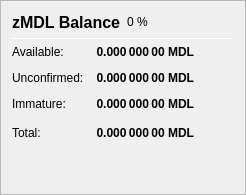
                   <widget class="QFrame" name="frame_ZerocoinBalances">
                    <property name="frameShape">
                     <enum>QFrame::StyledPanel</enum>
                    </property>
                    <property name="frameShadow">
                     <enum>QFrame::Raised</enum>
                    </property>
                    <layout class="QVBoxLayout" name="verticalLayout_7">
                     <item>
                      <layout class="QHBoxLayout" name="horizontalLayout_8" stretch="0,0,0">
                       <item>
                        <widget class="QLabel" name="label_5z_3">
                         <property name="minimumSize">
                          <size>
                           <width>0</width>
                           <height>20</height>
                          </size>
                         </property>
                         <property name="font">
                          <font>
                           <pointsize>12</pointsize>
                           <weight>75</weight>
                           <bold>true</bold>
                          </font>
                         </property>
                         <property name="text">
                          <string>zMDL Balance</string>
                         </property>
                        </widget>
                       </item>
                       <item>
                        <widget class="QLabel" name="labelzMDLPercent">
                         <property name="text">
                          <string notr="true">0 %</string>
                         </property>
                        </widget>
                       </item>
                       <item>
                        <spacer name="horizontalSpacer_11">
                         <property name="orientation">
                          <enum>Qt::Horizontal</enum>
                         </property>
                         <property name="sizeHint" stdset="0">
                          <size>
                           <width>40</width>
                           <height>20</height>
                          </size>
                         </property>
                        </spacer>
                       </item>
                      </layout>
                     </item>
                     <item>
                      <widget class="Line" name="line_ZerocoinBalance">
                       <property name="minimumSize">
                        <size>
                         <width>0</width>
                         <height>1</height>
                        </size>
                       </property>
                       <property name="maximumSize">
                        <size>
                         <width>16777215</width>
                         <height>1</height>
                        </size>
                       </property>
                       <property name="orientation">
                        <enum>Qt::Horizontal</enum>
                       </property>
                      </widget>
                     </item>
                     <item>
                      <layout class="QGridLayout" name="gridLayout_5">
                       <property name="spacing">
                        <number>12</number>
                       </property>
                       <item row="1" column="0">
                        <widget class="QLabel" name="labelzBalanceMatureText">
                         <property name="toolTip">
                          <string>Mature: more than 20 confirmation and more than 1 mint of the same denomination after it was minted.
These zMDL are spendable.</string>
                         </property>
                         <property name="text">
                          <string>Available:</string>
                         </property>
                        </widget>
                       </item>
                       <item row="1" column="1">
                        <widget class="QLabel" name="labelzBalanceMature">
                         <property name="font">
                          <font>
                           <weight>75</weight>
                           <bold>true</bold>
                          </font>
                         </property>
                         <property name="toolTip">
                          <string>Mature: more than 20 confirmation and more than 1 mint of the same denomination after it was minted.
These zMDL are spendable.</string>
                         </property>
                         <property name="text">
                          <string notr="true">0.000 000 00 MDL</string>
                         </property>
                         <property name="alignment">
                          <set>Qt::AlignRight|Qt::AlignTrailing|Qt::AlignVCenter</set>
                         </property>
                        </widget>
                       </item>
                       <item row="2" column="0">
                        <widget class="QLabel" name="labelzBalanceUnconfirmedText">
                         <property name="toolTip">
                          <string>Unconfirmed: less than 20 confirmations
Immature: confirmed, but less than 1 mint of the same denomination after it was minted</string>
                         </property>
                         <property name="text">
                          <string>Unconfirmed:</string>
                         </property>
                        </widget>
                       </item>
                       <item row="2" column="1">
                        <widget class="QLabel" name="labelzBalanceUnconfirmed">
                         <property name="font">
                          <font>
                           <weight>75</weight>
                           <bold>true</bold>
                          </font>
                         </property>
                         <property name="toolTip">
                          <string>Unconfirmed: less than 20 confirmations
Immature: confirmed, but less than 1 mint of the same denomination after it was minted</string>
                         </property>
                         <property name="text">
                          <string notr="true">0.000 000 00 MDL</string>
                         </property>
                         <property name="alignment">
                          <set>Qt::AlignRight|Qt::AlignTrailing|Qt::AlignVCenter</set>
                         </property>
                        </widget>
                       </item>
                       <item row="3" column="0">
                        <widget class="QLabel" name="labelzBalanceImmatureText">
                         <property name="toolTip">
                          <string>Unconfirmed: less than 20 confirmations
Immature: confirmed, but less than 1 mint of the same denomination after it was minted</string>
                         </property>
                         <property name="text">
                          <string>Immature:</string>
                         </property>
                        </widget>
                       </item>
                       <item row="3" column="1">
                        <widget class="QLabel" name="labelzBalanceImmature">
                         <property name="font">
                          <font>
                           <weight>75</weight>
                           <bold>true</bold>
                          </font>
                         </property>
                         <property name="toolTip">
                          <string>Unconfirmed: less than 20 confirmations
Immature: confirmed, but less than 1 mint of the same denomination after it was minted</string>
                         </property>
                         <property name="text">
                          <string notr="true">0.000 000 00 MDL</string>
                         </property>
                         <property name="alignment">
                          <set>Qt::AlignRight|Qt::AlignTrailing|Qt::AlignVCenter</set>
                         </property>
                        </widget>
                       </item>
                       <item row="4" column="0">
                        <widget class="QLabel" name="labelzBalanceText">
                         <property name="toolTip">
                          <string>Your current zMDL balance, unconfirmed and immature zMDL included.</string>
                         </property>
                         <property name="text">
                          <string>Total:</string>
                         </property>
                        </widget>
                       </item>
                       <item row="4" column="1">
                        <widget class="QLabel" name="labelzBalance">
                         <property name="font">
                          <font>
                           <weight>75</weight>
                           <bold>true</bold>
                          </font>
                         </property>
                         <property name="cursor">
                          <cursorShape>IBeamCursor</cursorShape>
                         </property>
                         <property name="toolTip">
                          <string>Your current zMDL balance, unconfirmed and immature zMDL included.</string>
                         </property>
                         <property name="text">
                          <string notr="true">0.000 000 00 MDL</string>
                         </property>
                         <property name="alignment">
                          <set>Qt::AlignRight|Qt::AlignTrailing|Qt::AlignVCenter</set>
                         </property>
                         <property name="textInteractionFlags">
                          <set>Qt::LinksAccessibleByMouse|Qt::TextSelectableByKeyboard|Qt::TextSelectableByMouse</set>
                         </property>
                        </widget>
                       </item>
                       <item row="4" column="2">
                        <spacer name="horizontalSpacer_4">
                         <property name="orientation">
                          <enum>Qt::Horizontal</enum>
                         </property>
                         <property name="sizeHint" stdset="0">
                          <size>
                           <width>40</width>
                           <height>20</height>
                          </size>
                         </property>
                        </spacer>
                       </item>
                      </layout>
                     </item>
                     <item>
                      <spacer name="verticalSpacer_4">
                       <property name="orientation">
                        <enum>Qt::Vertical</enum>
                       </property>
                       <property name="sizeHint" stdset="0">
                        <size>
                         <width>20</width>
                         <height>40</height>
                        </size>
                       </property>
                      </spacer>
                     </item>
                    </layout>
                   </widget>
